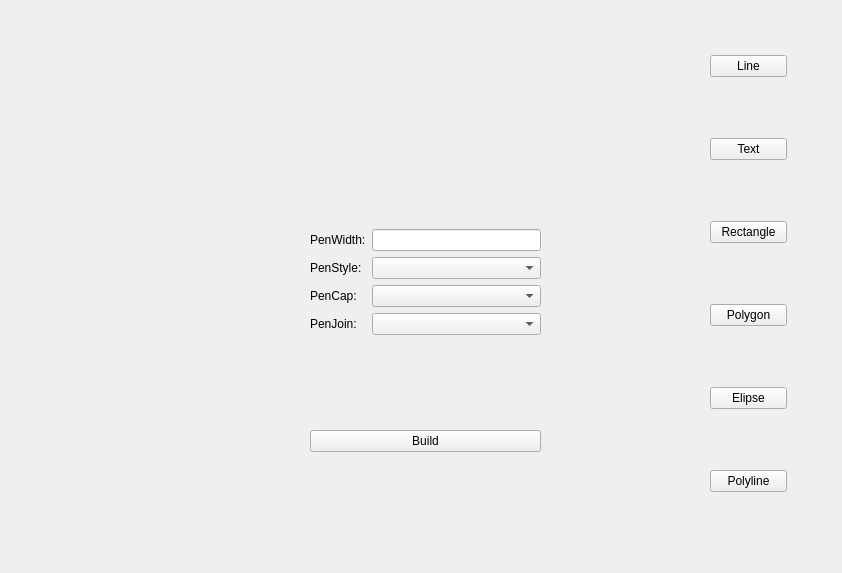
<?xml version="1.0" encoding="UTF-8"?>
<ui version="4.0">
 <class>Form</class>
 <widget class="QWidget" name="Form">
  <property name="geometry">
   <rect>
    <x>0</x>
    <y>0</y>
    <width>842</width>
    <height>573</height>
   </rect>
  </property>
  <property name="windowTitle">
   <string>Form</string>
  </property>
  <widget class="QStackedWidget" name="stackedWidget">
   <property name="geometry">
    <rect>
     <x>230</x>
     <y>90</y>
     <width>361</width>
     <height>471</height>
    </rect>
   </property>
   <property name="currentIndex">
    <number>1</number>
   </property>
   <widget class="QWidget" name="Line">
    <widget class="QWidget" name="layoutWidget_2">
     <property name="geometry">
      <rect>
       <x>90</x>
       <y>90</y>
       <width>231</width>
       <height>401</height>
      </rect>
     </property>
     <layout class="QGridLayout" name="gridLayout_2">
      <item row="1" column="0" colspan="2">
       <widget class="QPushButton" name="pushButton_8">
        <property name="text">
         <string>Build</string>
        </property>
       </widget>
      </item>
      <item row="0" column="1">
       <layout class="QVBoxLayout" name="verticalLayout_4">
        <item>
         <widget class="QLineEdit" name="lineEdit_2"/>
        </item>
        <item>
         <widget class="QComboBox" name="comboBox_4"/>
        </item>
        <item>
         <widget class="QComboBox" name="comboBox_5"/>
        </item>
        <item>
         <widget class="QComboBox" name="comboBox_6"/>
        </item>
       </layout>
      </item>
      <item row="0" column="0">
       <layout class="QVBoxLayout" name="verticalLayout_5">
        <item>
         <widget class="QLabel" name="label_5">
          <property name="text">
           <string>PenWidth:</string>
          </property>
         </widget>
        </item>
        <item>
         <widget class="QLabel" name="label_6">
          <property name="text">
           <string>PenStyle:</string>
          </property>
         </widget>
        </item>
        <item>
         <widget class="QLabel" name="label_7">
          <property name="text">
           <string>PenCap:</string>
          </property>
         </widget>
        </item>
        <item>
         <widget class="QLabel" name="label_8">
          <property name="text">
           <string>PenJoin:</string>
          </property>
         </widget>
        </item>
       </layout>
      </item>
     </layout>
    </widget>
   </widget>
   <widget class="QWidget" name="Polygon">
    <widget class="QWidget" name="layoutWidget_3">
     <property name="geometry">
      <rect>
       <x>80</x>
       <y>50</y>
       <width>231</width>
       <height>401</height>
      </rect>
     </property>
     <layout class="QGridLayout" name="gridLayout_3">
      <item row="1" column="0" colspan="2">
       <widget class="QPushButton" name="pushButton_9">
        <property name="text">
         <string>Build</string>
        </property>
       </widget>
      </item>
      <item row="0" column="1">
       <layout class="QVBoxLayout" name="verticalLayout_6">
        <item>
         <widget class="QLineEdit" name="lineEdit_3"/>
        </item>
        <item>
         <widget class="QComboBox" name="comboBox_7"/>
        </item>
        <item>
         <widget class="QComboBox" name="comboBox_8"/>
        </item>
        <item>
         <widget class="QComboBox" name="comboBox_9"/>
        </item>
       </layout>
      </item>
      <item row="0" column="0">
       <layout class="QVBoxLayout" name="verticalLayout_7">
        <item>
         <widget class="QLabel" name="label_9">
          <property name="text">
           <string>PenWidth:</string>
          </property>
         </widget>
        </item>
        <item>
         <widget class="QLabel" name="label_10">
          <property name="text">
           <string>PenStyle:</string>
          </property>
         </widget>
        </item>
        <item>
         <widget class="QLabel" name="label_11">
          <property name="text">
           <string>PenCap:</string>
          </property>
         </widget>
        </item>
        <item>
         <widget class="QLabel" name="label_12">
          <property name="text">
           <string>PenJoin:</string>
          </property>
         </widget>
        </item>
       </layout>
      </item>
     </layout>
    </widget>
   </widget>
  </widget>
  <widget class="QWidget" name="layoutWidget">
   <property name="geometry">
    <rect>
     <x>710</x>
     <y>0</y>
     <width>77</width>
     <height>551</height>
    </rect>
   </property>
   <layout class="QVBoxLayout" name="verticalLayout">
    <item>
     <widget class="QPushButton" name="pushButton_5">
      <property name="text">
       <string>Line</string>
      </property>
     </widget>
    </item>
    <item>
     <widget class="QPushButton" name="pushButton_4">
      <property name="text">
       <string>Text</string>
      </property>
     </widget>
    </item>
    <item>
     <widget class="QPushButton" name="pushButton_3">
      <property name="text">
       <string>Rectangle</string>
      </property>
     </widget>
    </item>
    <item>
     <widget class="QPushButton" name="pushButton_2">
      <property name="text">
       <string>Polygon</string>
      </property>
     </widget>
    </item>
    <item>
     <widget class="QPushButton" name="pushButton_6">
      <property name="text">
       <string>Elipse</string>
      </property>
     </widget>
    </item>
    <item>
     <widget class="QPushButton" name="pushButton_7">
      <property name="text">
       <string>Polyline</string>
      </property>
     </widget>
    </item>
   </layout>
  </widget>
 </widget>
 <resources/>
 <connections/>
</ui>
